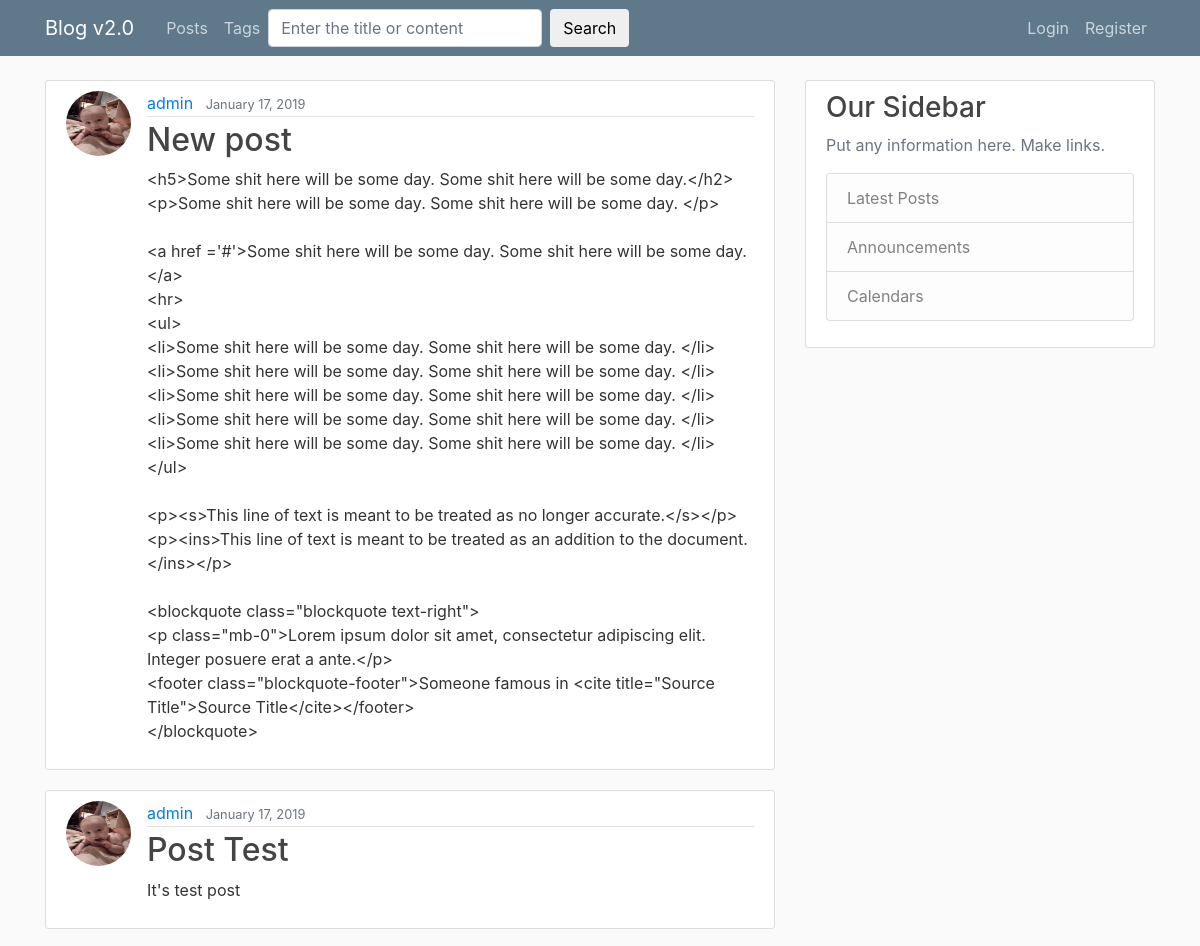
Before: / (upper part) with the older database file.
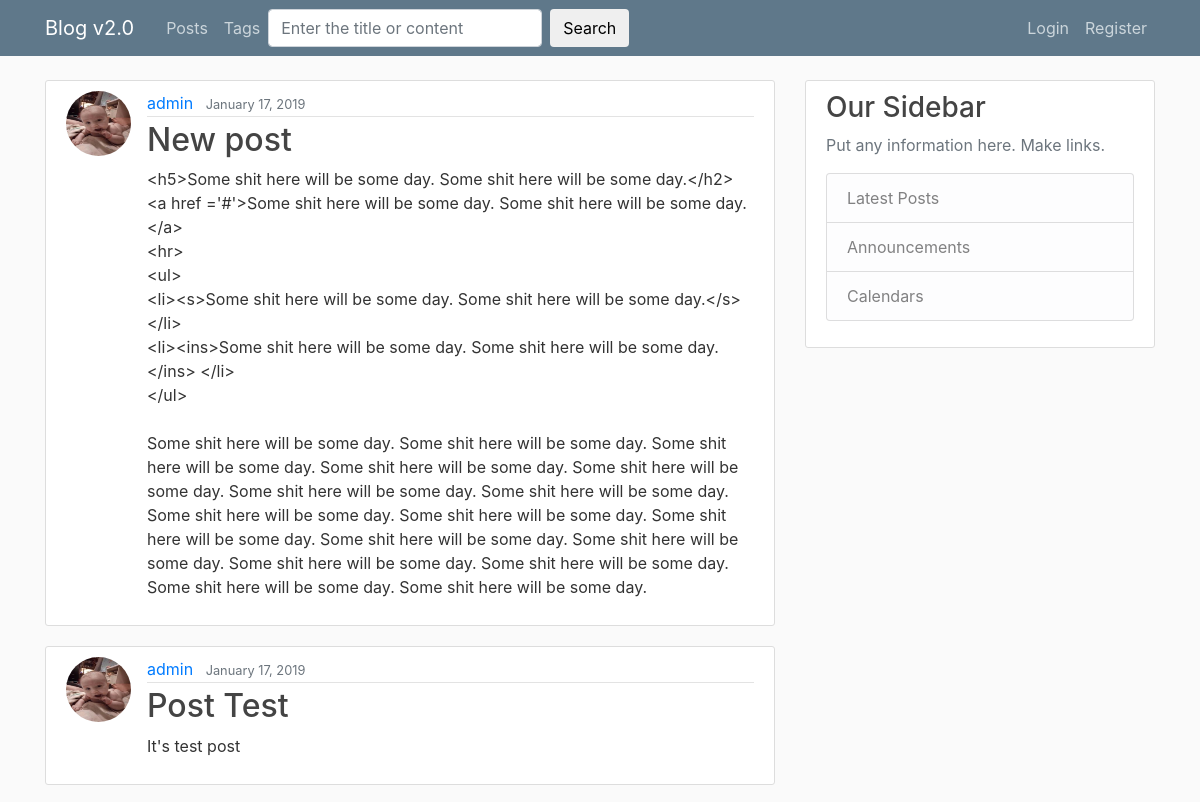
After: the same page with the newer database file.
### blog/models.py (models this page shows, shortened)
class Post(models.Model):
	title = models.CharField(max_length = 150, unique = True)
	slug = models.SlugField(max_length = 150, unique = True, blank = True)
	content = models.TextField()
	date_posted = models.DateTimeField(default = timezone.now)
	author = models.ForeignKey(User, on_delete = models.CASCADE)
	tags = models.ManyToManyField('Tag', blank = True, related_name = 'posts')
	likes = models.PositiveIntegerField(default = 0)
	dislikes = models.PositiveIntegerField(default = 0)
	user_reaction = models.ManyToManyField(settings.AUTH_USER_MODEL, blank = True, related_name = 'user_reaction')
	class Meta:
		ordering = ('-date_posted',)

### users/models.py (models this page shows, shortened)
class Profile(models.Model):
	user = models.OneToOneField(User, on_delete = models.CASCADE)
	image = models.ImageField(default = 'default.jpg', upload_to = save_image_path)

### blog/views.py (the view)
# urls.py: path('', PostListView.as_view(), name = 'blog-home'),
class PostListView(ListView):
	model = Post
	template_name = 'blog/home.html'
	paginate_by = 5
	def get_context_data(self, *args, **kwargs):
		context = super(PostListView, self).get_context_data(*args, **kwargs)
		p = Paginator(Post.objects.select_related().all(), self.paginate_by)
		context['posts'] = p.page(context['page_obj'].number)
		context['user'] = self.request.user
		context['tags_sidebar'] = Tag.objects.all()
		return context

### blog/templates/blog/home.html
{% extends 'blog/base.html' %}
{% block content %}
	{% for post in posts %}
	<article class="media content-section">
	  <img src="{{ post.author.profile.image.url }}" class = 'rounded-circle article-img'>
	  <div class="media-body">
	    <div class="article-metadata">
	      <a class="mr-2" href="#">{{ post.author }}</a>
	      <small class="text-muted">{{ post.date_posted|date:'F d, Y' }}</small>
	    </div>
	    <h2><a class="article-title" href="{% url 'post-detail' post.id %}">{{ post.title }}</a></h2>
	    <p class="article-content">{{ post.content }}</p>
	  </div>
	</article>
	{% endfor %}
{% endblock %}

Changed rows visible on the page:
changed Post "New post": content "…will be some day.</h2> <p>Some shit here will be some day. Some shit here will be some day. </p> <a href ='#'>Some shit here will be some day. Some shit here will be some day.</a> <hr> <ul> <li>Some shit here will be some day. Some shit here will be some day. </li> <li>Some shit here will be some day. Some shit here will be some day. </li> <li>Some shit here will be some day. Some shit here will be some day. </li> <li>Some shit here will be some day. Some shit here will be some day. </li> <li>Some shit here will be some day. Some shit here will be some day. </li> </ul> <p><s>This line of text is meant to be treated as no longer accurate.</s></p> <p><ins>This line of text is meant to be…" → "…will be some day.</h2> <a href ='#'>Some shit here will be some day. Some shit here will be some day.</a> <hr> <ul> <li><s>Some shit here will be some day. Some shit here will be some day.</s> </li> <li><ins>Some shit here will be some day. Some shit here will be some day.</ins> </li> </ul> Some shit here will be some day. Some shit here will be some day. Some shit here will be some day. Some shit here will be some day. Some shit here will be some day. Some shit here will be some day. Some shit here will be some day. Some shit here will be some day. Some shit here will be some day. Some shit here will be some day. Some shit here will be some day. Some shit here will be some day. Some shit…"
